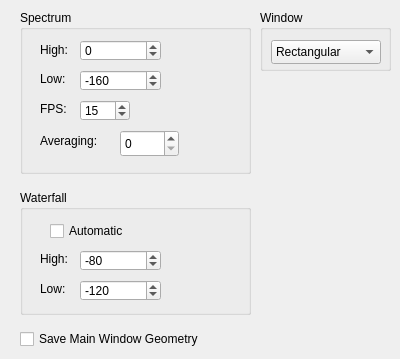
     <widget class="QWidget" name="Display">
      <attribute name="title">
       <string>Display</string>
      </attribute>
      <widget class="QGroupBox" name="groupBox">
       <property name="geometry">
        <rect>
         <x>20</x>
         <y>10</y>
         <width>231</width>
         <height>164</height>
        </rect>
       </property>
       <property name="title">
        <string>Spectrum</string>
       </property>
       <widget class="QLabel" name="label">
        <property name="geometry">
         <rect>
          <x>20</x>
          <y>30</y>
          <width>41</width>
          <height>20</height>
         </rect>
        </property>
        <property name="text">
         <string>High:</string>
        </property>
       </widget>
       <widget class="QLabel" name="label_2">
        <property name="geometry">
         <rect>
          <x>20</x>
          <y>60</y>
          <width>31</width>
          <height>17</height>
         </rect>
        </property>
        <property name="text">
         <string>Low:</string>
        </property>
       </widget>
       <widget class="QSpinBox" name="spectrumHighSpinBox">
        <property name="geometry">
         <rect>
          <x>60</x>
          <y>30</y>
          <width>81</width>
          <height>21</height>
         </rect>
        </property>
        <property name="minimum">
         <number>-200</number>
        </property>
        <property name="maximum">
         <number>200</number>
        </property>
        <property name="singleStep">
         <number>10</number>
        </property>
        <property name="value">
         <number>0</number>
        </property>
       </widget>
       <widget class="QSpinBox" name="spectrumLowSpinBox">
        <property name="geometry">
         <rect>
          <x>60</x>
          <y>60</y>
          <width>81</width>
          <height>21</height>
         </rect>
        </property>
        <property name="minimum">
         <number>-200</number>
        </property>
        <property name="maximum">
         <number>200</number>
        </property>
        <property name="singleStep">
         <number>10</number>
        </property>
        <property name="value">
         <number>-160</number>
        </property>
       </widget>
      </widget>
      <widget class="QGroupBox" name="groupBox_2">
       <property name="geometry">
        <rect>
         <x>20</x>
         <y>190</y>
         <width>231</width>
         <height>125</height>
        </rect>
       </property>
       <property name="title">
        <string>Waterfall</string>
       </property>
       <widget class="QLabel" name="label_3">
        <property name="geometry">
         <rect>
          <x>20</x>
          <y>60</y>
          <width>41</width>
          <height>17</height>
         </rect>
        </property>
        <property name="text">
         <string>High:</string>
        </property>
       </widget>
       <widget class="QLabel" name="label_4">
        <property name="geometry">
         <rect>
          <x>20</x>
          <y>90</y>
          <width>31</width>
          <height>17</height>
         </rect>
        </property>
        <property name="text">
         <string>Low:</string>
        </property>
       </widget>
       <widget class="QSpinBox" name="waterfallHighSpinBox">
        <property name="geometry">
         <rect>
          <x>60</x>
          <y>60</y>
          <width>81</width>
          <height>21</height>
         </rect>
        </property>
        <property name="minimum">
         <number>-200</number>
        </property>
        <property name="maximum">
         <number>200</number>
        </property>
        <property name="singleStep">
         <number>5</number>
        </property>
        <property name="value">
         <number>-80</number>
        </property>
       </widget>
       <widget class="QSpinBox" name="waterfallLowSpinBox">
        <property name="geometry">
         <rect>
          <x>60</x>
          <y>90</y>
          <width>81</width>
          <height>21</height>
         </rect>
        </property>
        <property name="minimum">
         <number>-200</number>
        </property>
        <property name="maximum">
         <number>200</number>
        </property>
        <property name="singleStep">
         <number>5</number>
        </property>
        <property name="value">
         <number>-120</number>
        </property>
       </widget>
       <widget class="QCheckBox" name="waterfallAutomatic">
        <property name="geometry">
         <rect>
          <x>30</x>
          <y>30</y>
          <width>98</width>
          <height>22</height>
         </rect>
        </property>
        <property name="text">
         <string>Automatic</string>
        </property>
       </widget>
      </widget>
      <widget class="QSpinBox" name="fpsSpinBox">
       <property name="geometry">
        <rect>
         <x>80</x>
         <y>100</y>
         <width>50</width>
         <height>21</height>
        </rect>
       </property>
       <property name="minimum">
        <number>1</number>
       </property>
       <property name="maximum">
        <number>40</number>
       </property>
       <property name="value">
        <number>15</number>
       </property>
      </widget>
      <widget class="QLabel" name="label_5">
       <property name="geometry">
        <rect>
         <x>40</x>
         <y>100</y>
         <width>31</width>
         <height>17</height>
        </rect>
       </property>
       <property name="text">
        <string>FPS:</string>
       </property>
      </widget>
      <widget class="QCheckBox" name="checkBoxWindowPosn">
       <property name="geometry">
        <rect>
         <x>20</x>
         <y>328</y>
         <width>221</width>
         <height>22</height>
        </rect>
       </property>
       <property name="text">
        <string>Save Main Window Geometry</string>
       </property>
       <property name="checked">
        <bool>false</bool>
       </property>
      </widget>
      <widget class="QLabel" name="label_34">
       <property name="geometry">
        <rect>
         <x>40</x>
         <y>130</y>
         <width>81</width>
         <height>21</height>
        </rect>
       </property>
       <property name="text">
        <string>Averaging:</string>
       </property>
       <property name="textFormat">
        <enum>Qt::AutoText</enum>
       </property>
      </widget>
      <widget class="QSpinBox" name="avgSpinBox">
       <property name="geometry">
        <rect>
         <x>120</x>
         <y>130</y>
         <width>59</width>
         <height>27</height>
        </rect>
       </property>
       <property name="maximum">
        <number>20</number>
       </property>
      </widget>
      <widget class="QGroupBox" name="groupBox_7">
       <property name="geometry">
        <rect>
         <x>260</x>
         <y>10</y>
         <width>131</width>
         <height>61</height>
        </rect>
       </property>
       <property name="title">
        <string>Window</string>
       </property>
       <widget class="QComboBox" name="windowComboBox">
        <property name="geometry">
         <rect>
          <x>11</x>
          <y>30</y>
          <width>110</width>
          <height>24</height>
         </rect>
        </property>
        <property name="currentIndex">
         <number>0</number>
        </property>
        <item>
         <property name="text">
          <string>Rectangular</string>
         </property>
        </item>
        <item>
         <property name="text">
          <string>Blackman4</string>
         </property>
        </item>
        <item>
         <property name="text">
          <string>Hann</string>
         </property>
        </item>
        <item>
         <property name="text">
          <string>Flat-top</string>
         </property>
        </item>
        <item>
         <property name="text">
          <string>Hamming</string>
         </property>
        </item>
        <item>
         <property name="text">
          <string>Kaiser</string>
         </property>
        </item>
        <item>
         <property name="text">
          <string>Blackman7</string>
         </property>
        </item>
       </widget>
      </widget>
     </widget>
